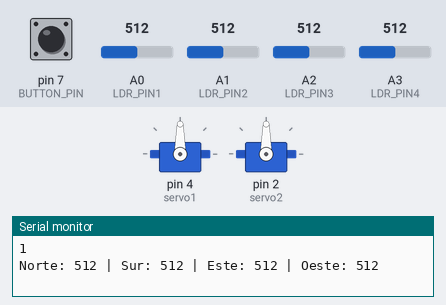
A sketch run on a simulated Arduino Uno, built with avr-gcc and run on an emulated ATmega328P. Shown: 2 × servo, the last lines printed to the serial monitor. The test bench sets the inputs (shaded band); at power-on: A0 (LDR_PIN1) = 512, A2 (LDR_PIN3) = 512, A1 (LDR_PIN2) = 512, A3 (LDR_PIN4) = 512, pin 7 (BUTTON_PIN) HIGH.

Above: at 2.8 s.
2.9 s: A0 (LDR_PIN1) set to 716
At 5.4 s:
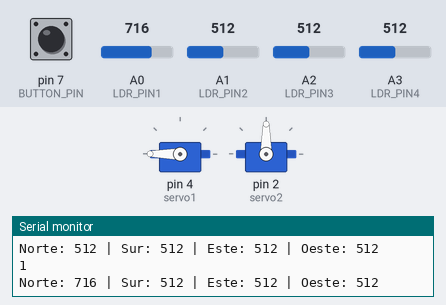
6.5 s: A2 (LDR_PIN3) set to 716
At 9.8 s:
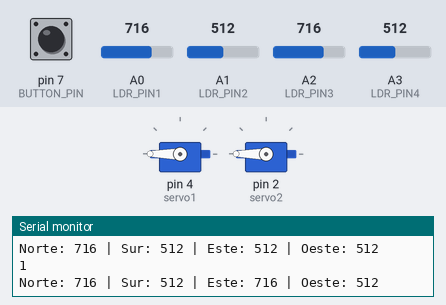
10.5 s: A1 (LDR_PIN2) set to 716
At 14.1 s:
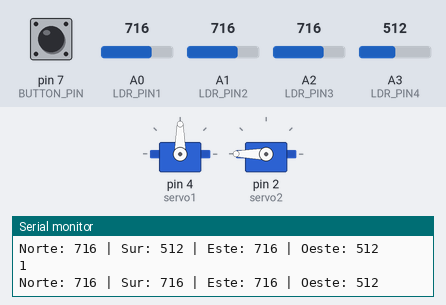
14.5 s: A3 (LDR_PIN4) set to 992
At 17.3 s:
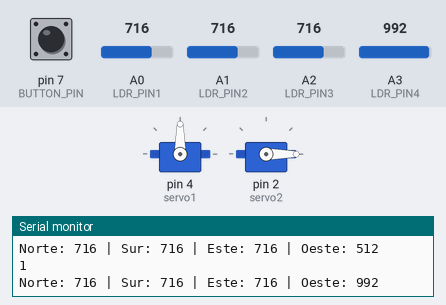
18.5 s: A0 (LDR_PIN1) set to 992
At 21.6 s:
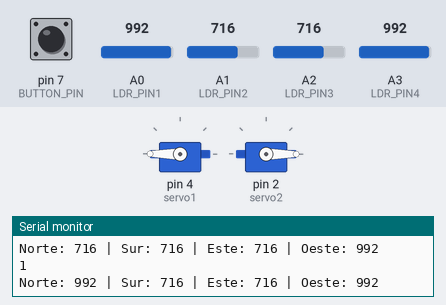
22.5 s: A0 (LDR_PIN1) set to 306
At 26.0 s:
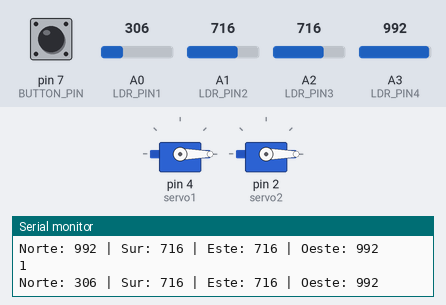
Timing chart, 0 to 27.5 s (numbered marks = the images above; inputs shaded):
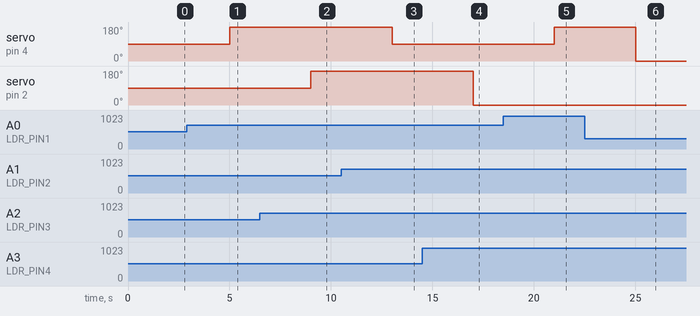

Measured:
- after the input at 2.9 s, servo on pin 4 (servo1): 90° → 180° after 2.1 s
- after the input at 6.5 s, servo on pin 2 (servo2): 90° → 180° after 2.5 s
- after the input at 10.5 s, servo on pin 4 (servo1): 180° → 90° after 2.5 s
- after the input at 14.5 s, servo on pin 2 (servo2): 180° → 0° after 2.5 s
- after the input at 18.5 s, servo on pin 4 (servo1): 90° → 180° after 2.5 s
- after the input at 22.5 s, servo on pin 4 (servo1): 180° → 0° after 2.5 s

The sketch:

SeguidorLuz.ino
```cpp
#include <Servo.h>

const int LDR_PIN1 = A0; // Norte
const int LDR_PIN2 = A1; // Sur
const int LDR_PIN3 = A2; // Este
const int LDR_PIN4 = A3; // Oeste
const int BUTTON_PIN = 7; // Pin del pulsador

Servo servo1; // Servo para Norte-Sur
Servo servo2; // Servo para Este-Oeste

bool slowMovement = false; // Estado inicial del movimiento

void setup() {
  servo1.attach(4);
  servo2.attach(2);
  Serial.begin(9600);
  pinMode(BUTTON_PIN, INPUT_PULLUP); // Configurar el pulsador con pull-up interno
  servo1.write(90); // Posición neutral
  servo2.write(90); // Posición neutral
}

void loop() {
  static bool lastButtonState = HIGH; // Estado anterior del pulsador
  bool buttonState = digitalRead(BUTTON_PIN); // Leer el estado del pulsador

  if (buttonState == LOW && lastButtonState == HIGH) { // Detección de pulsación
    slowMovement = !slowMovement; // Alternar el estado del movimiento
    delay(50); // Debounce delay
  }
  lastButtonState = buttonState; // Actualizar el estado anterior del pulsador
  int norte = analogRead(LDR_PIN1);
  int sur = analogRead(LDR_PIN2);
  int este = analogRead(LDR_PIN3);
  int oeste = analogRead(LDR_PIN4);

  delay(1000);

  Serial.println(lastButtonState);
  Serial.print("Norte: "); Serial.print(norte);
  Serial.print(" | Sur: "); Serial.print(sur);
  Serial.print(" | Este: "); Serial.print(este);
  Serial.print(" | Oeste: "); Serial.println(oeste);

  // Control del servo para Norte-Sur
  if (norte > sur) {
    if (slowMovement) {
      int currentPos = servo1.read();
      for (int pos = currentPos; pos <= 180; pos++) {
        servo1.write(pos);
        delay(15);
      }
    } else {
      servo1.write(180);
    }
  } else if (sur > norte) {
    if (slowMovement) {
      int currentPos = servo1.read();
      for (int pos = currentPos; pos >= 0; pos--) {
        servo1.write(pos);
        delay(15);
      }
    } else {
      servo1.write(0);
    }
  } else {
    servo1.write(90); // Posición neutral si están iguales
  }

  // Control del servo para Este-Oeste
  if (este > oeste) {
    if (slowMovement) {
      int currentPos = servo2.read();
      for (int pos = currentPos; pos <= 180; pos++) {
        servo2.write(pos);
        delay(15);
      }
    } else {
      servo2.write(180);
    }
  } else if (oeste > este) {
    if (slowMovement) {
      int currentPos = servo2.read();
      for (int pos = currentPos; pos >= 0; pos--) {
        servo2.write(pos);
        delay(15);
      }
    } else {
      servo2.write(0);
    }
  } else {
    servo2.write(90); // Posición neutral si están iguales
  }

  delay(1000);
}
```
